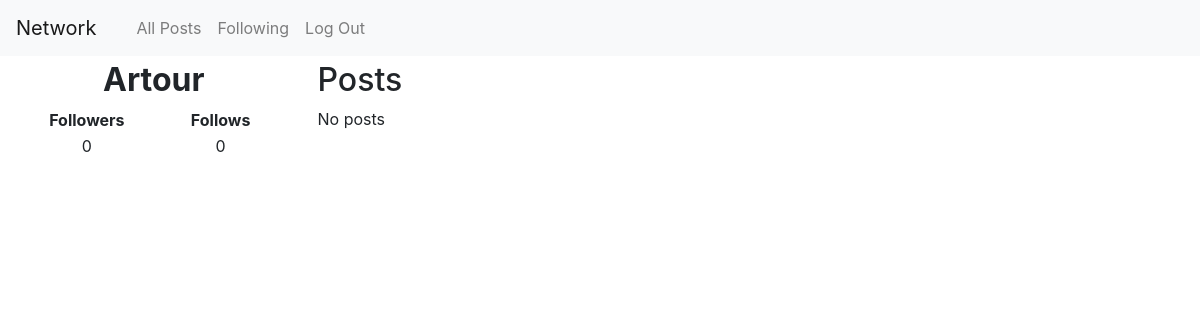
Page /u/Artour on the earlier database version.
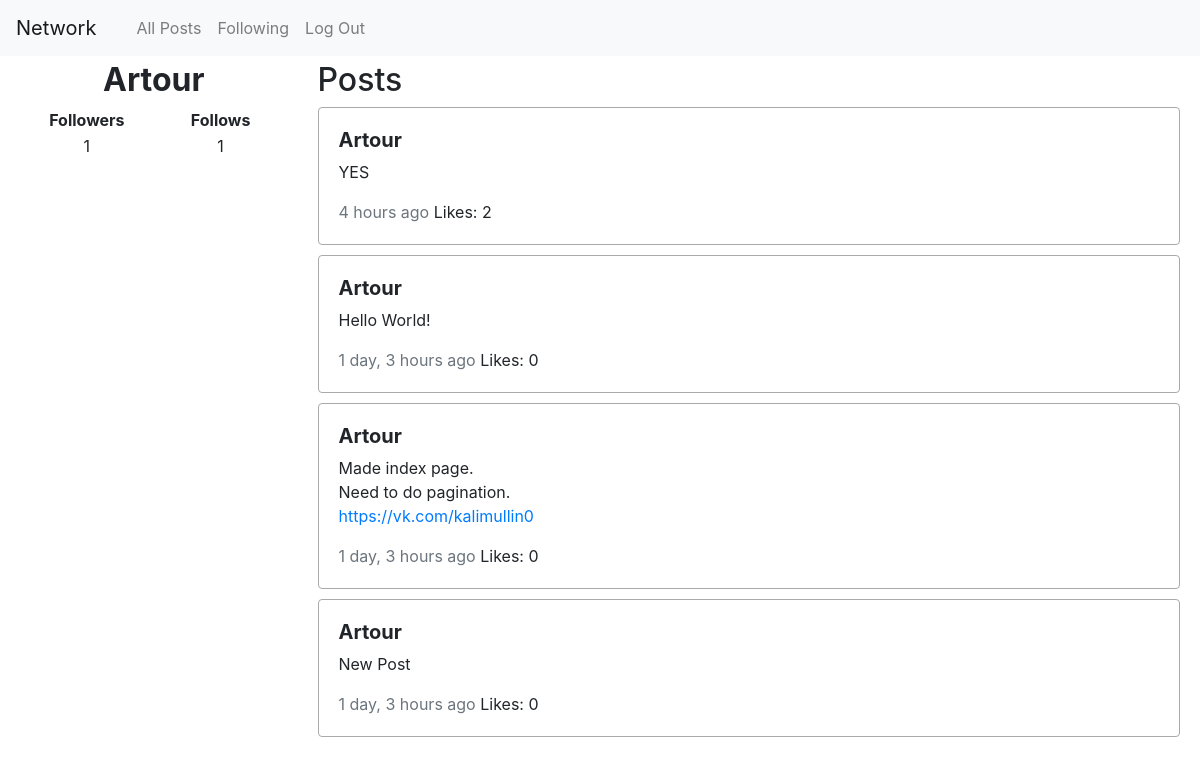
Same page on the later database version.
### network/models.py (models this page shows)
class User(AbstractUser):
    follows = models.ManyToManyField(
        "self", related_name="followers", blank=True, symmetrical=False
    )

class Post(models.Model):
    body = models.TextField(max_length=300)
    author = models.ForeignKey(User, on_delete=models.CASCADE, related_name="posts")
    timestamp = models.DateTimeField(auto_now_add=True)
    liked = models.ManyToManyField(User, related_name="likes")

### network/views.py (the view)
# urls.py: path("u/<str:name>", views.profile, name="profile"),
def profile(request, name):
    users = User.objects.annotate(num_followers=Count("followers"))
    user = users.get(username=name)
    if not user:
        return "error"
    posts = (
        Post.objects.filter(author=user).all().annotate(num_liked=Count("liked"))[::-1]
    )
    return render(request, "network/profile.html", {"user": user, "posts": posts})

### network/templates/network/profile.html (shortened to what this page needs)
{% extends 'network/layout.html' %}
{% load humanize %}
{% block body %}
<div class="row">
    <div class="col-sm-12 col-md-3">
        <h2 id='username'><strong>{{ user.username }}</strong></h2>
        <table>
            <tr>
                <th>Followers</th>
                <th>Follows</th>
            </tr>
            <tr>
                <td>{{ user.num_followers }}</td>
                <td>{{ user.follows.all.count }}</td>
            </tr>
        </table>
    </div>
    <div class="col-sm-12 col-md-9">
        <h2>Posts</h2>
        {% for post in posts %}
            <div class="post">
                    <h5><strong>{{ post.author }}</strong></h5>
                    <span class="post-body">{{ post.body | linebreaks | urlize }}</span>
                    <span class="text-muted">{{ post.timestamp | naturaltime }}</span>
                    Likes: {{ post.num_liked }}
            </div>
        {% empty %}
            No posts
        {% endfor %}
    </div>
</div>
{% endblock body %}

### network/templates/network/layout.html (shortened to what this page needs)
{% load static %}
{% load humanize %}
<!DOCTYPE html>
<html lang="en">
    <head>
        <link rel="stylesheet" href="https://stackpath.bootstrapcdn.com/bootstrap/4.4.1/css/bootstrap.min.css">
        <link href="{% static 'network/styles.css' %}" rel="stylesheet">
    </head>
    <body>
        <nav class="navbar navbar-expand-lg navbar-light bg-light">
            <a class="navbar-brand" href="#">Network</a>
            <div>
              <ul class="navbar-nav mr-auto">
                {% if user.is_authenticated %}
                    <li class="nav-item">
                        <a class="nav-link" href="{% url 'profile' user.username %}"><strong>{{ request.user.username }}</strong></a>
                    </li>
                {% endif %}
                <li class="nav-item">
                  <a class="nav-link" href="{% url 'index' %}">All Posts</a>
                </li>
                {% if user.is_authenticated %}
                    <li class="nav-item">
                        <a class="nav-link" href="#">Following</a>
                    </li>
                    <li class="nav-item">
                        <a class="nav-link" href="{% url 'logout' %}">Log Out</a>
                    </li>
                {% endif %}
              </ul>
            </div>
          </nav>
        <div class="body">
            {% block body %}
            {% endblock %}
        </div>
    </body>
</html>

### network/static/network/styles.css (style rules this page uses)
.post { border: 1px #aaa solid; border-radius: 4px; padding: 20px; margin-bottom: 10px; }
.body { padding: 5px; }
table { table-layout: fixed; width: 100%; }
td, th { width: 50%; text-align: center; }
#username { text-align: center; }
.row { margin: 0; padding: 0 }

Differences in the rows shown:
changed User "Artour": num_followers "0" → "1"; follows.all.count "0" → "1"
added Post: author "Artour", body "YES", timestamp "4 hours ago", num_liked "2"
added Post: author "Artour", body "Hello World!", timestamp "1 day, 3 hours ago", num_liked "0"
added Post: author "Artour", body "Made index page. Need to do pagination. https://vk.com/kalimullin0", timestamp "1 day, 3 hours ago", num_liked "0"
added Post: author "Artour", body "New Post", timestamp "1 day, 3 hours ago", num_liked "0"
Other differences:
text no longer shown: "No posts"
